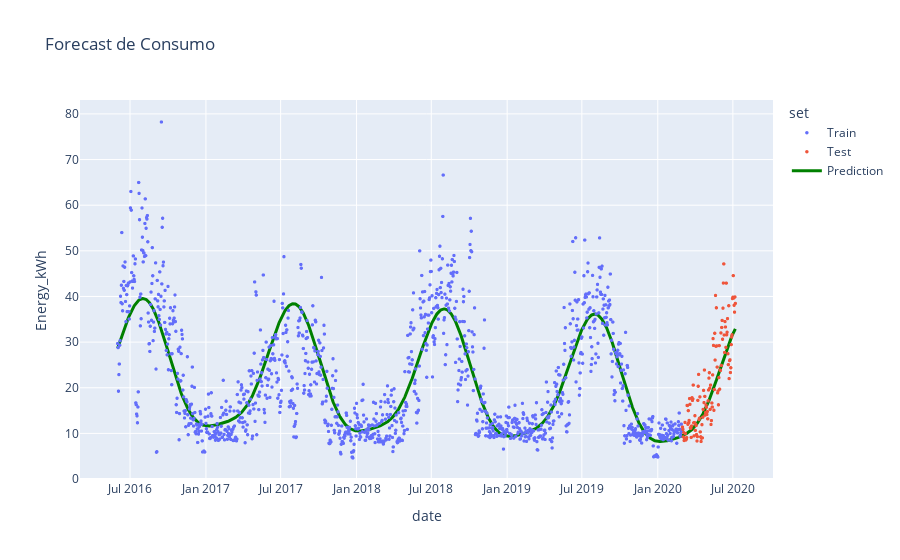

Source (notebook cell):
### Code cell
# 5

# Con n = 2 se obtuvo el MAE Test más bajo entre los n testeados (1,2,3,4,5,10).

# entrenar y predecir
Pipeline_seasonal.fit(X_train, y_train)
train_pred = Pipeline_seasonal.predict(X_train)
test_pred = Pipeline_seasonal.predict(X_test)

y_pred = np.concatenate([train_pred, test_pred])

# plot
fig = px.scatter(df, x=df.date, y=target, title='Forecast de Consumo', color='set')
fig.add_scatter(x=df.date, y=y_pred, mode='lines', name='Prediction', line=dict(color='green', width=3))
fig.update_traces(marker=dict(size=3.5))
fig.show()

mae_train = mean_absolute_error(y_train, train_pred)
mae_test = mean_absolute_error(y_test, test_pred)

print(f'MAE Train: {mae_train:.2f}')
print(f'MAE Test: {mae_test:.2f}')

### Figure 1 — Plotly figure (JSON) as saved in the notebook; plotly's stock layout.template omitted (floating-point values rounded to 4 significant figures; data arrays with more than 128 entries replaced by an {"elided": "..."} marker saying what was removed)
{"data": [{"hovertemplate": "set=Train<br>date=%{x}<br>Energy_kWh=%{y}<extra></extra>", "legendgroup": "Train", "marker": {"color": "#636efa", "size": 3.5, "symbol": "circle"}, "mode": "markers", "name": "Train", "showlegend": true, "type": "scattergl", "x": {"elided": "1369 str values"}, "xaxis": "x", "y": {"elided": "1369 float values"}, "yaxis": "y"}, {"hovertemplate": "set=Test<br>date=%{x}<br>Energy_kWh=%{y}<extra></extra>", "legendgroup": "Test", "marker": {"color": "#EF553B", "size": 3.5, "symbol": "circle"}, "mode": "markers", "name": "Test", "showlegend": true, "type": "scattergl", "x": {"elided": "129 str values"}, "xaxis": "x", "y": {"elided": "129 float values"}, "yaxis": "y"}, {"line": {"color": "green", "width": 3}, "marker": {"size": 3.5}, "mode": "lines", "name": "Prediction", "type": "scatter", "x": {"elided": "1498 str values"}, "y": {"elided": "1498 float values"}}], "layout": {"legend": {"title": {"text": "set"}, "tracegroupgap": 0}, "title": {"text": "Forecast de Consumo"}, "xaxis": {"anchor": "y", "domain": [0, 1], "title": {"text": "date"}}, "yaxis": {"anchor": "x", "domain": [0, 1], "title": {"text": "Energy_kWh"}}}}
